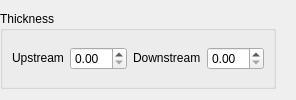
                 <widget class="QWidget" name="page_3">
                  <layout class="QVBoxLayout" name="verticalLayout_5">
                   <property name="leftMargin">
                    <number>0</number>
                   </property>
                   <property name="rightMargin">
                    <number>20</number>
                   </property>
                   <item>
                    <widget class="QGroupBox" name="groupBox_2">
                     <property name="sizePolicy">
                      <sizepolicy hsizetype="Preferred" vsizetype="Minimum">
                       <horstretch>0</horstretch>
                       <verstretch>0</verstretch>
                      </sizepolicy>
                     </property>
                     <property name="title">
                      <string>Thickness</string>
                     </property>
                     <property name="flat">
                      <bool>true</bool>
                     </property>
                     <layout class="QHBoxLayout" name="horizontalLayout_4">
                      <item>
                       <widget class="QLabel" name="upstreamLabel">
                        <property name="sizePolicy">
                         <sizepolicy hsizetype="Minimum" vsizetype="Fixed">
                          <horstretch>0</horstretch>
                          <verstretch>0</verstretch>
                         </sizepolicy>
                        </property>
                        <property name="text">
                         <string>Upstream</string>
                        </property>
                       </widget>
                      </item>
                      <item>
                       <widget class="QDoubleSpinBox" name="upstreamSpinBox">
                        <property name="sizePolicy">
                         <sizepolicy hsizetype="Expanding" vsizetype="Fixed">
                          <horstretch>0</horstretch>
                          <verstretch>0</verstretch>
                         </sizepolicy>
                        </property>
                       </widget>
                      </item>
                      <item>
                       <widget class="QLabel" name="downstreamLabel">
                        <property name="sizePolicy">
                         <sizepolicy hsizetype="Minimum" vsizetype="Fixed">
                          <horstretch>0</horstretch>
                          <verstretch>0</verstretch>
                         </sizepolicy>
                        </property>
                        <property name="text">
                         <string>Downstream</string>
                        </property>
                       </widget>
                      </item>
                      <item>
                       <widget class="QDoubleSpinBox" name="downstreamSpinBox">
                        <property name="sizePolicy">
                         <sizepolicy hsizetype="Expanding" vsizetype="Fixed">
                          <horstretch>0</horstretch>
                          <verstretch>0</verstretch>
                         </sizepolicy>
                        </property>
                       </widget>
                      </item>
                     </layout>
                    </widget>
                   </item>
                  </layout>
                 </widget>
